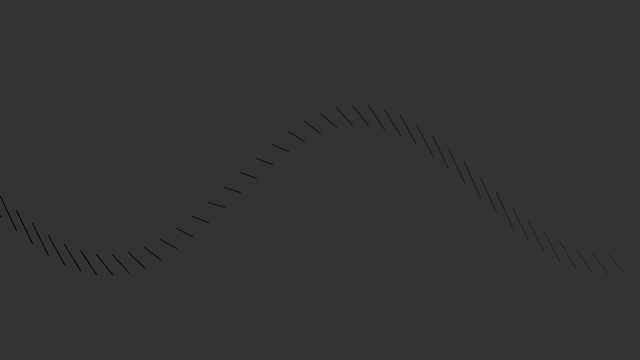
Frame 1 (no input)
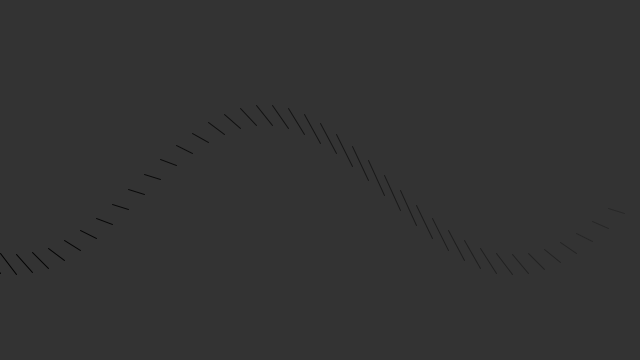
Frame 60 (the mouse pressed at the canvas centre just before this capture)
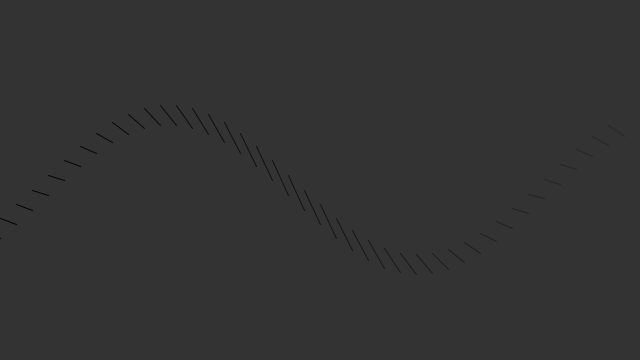
Frame 120 (the mouse held since frame 60 and released just before this capture)

The Processing sketch that drew these frames (run headless with seeded random() and noise(); from frame 60 on, the mouse is pressed at the canvas centre):

// Processing sketch: sine_wavez
// ── sine_wavez.pde
int xspacing = 16;   // How far apart should each horizontal location be spaced
int w;              // Width of entire wave

float theta = 0.0;  // Start angle at 0
float amplitude = 75.0;  // Height of wave
float period = 500.0;  // How many pixels before the wave repeats
float dx;  // Value for incrementing X, a function of period and xspacing
float[] yvalues;  // Using an array to store height values for the wave

void setup() {
  size(640, 360);
  w = width+16;
  dx = (TWO_PI / period) * xspacing;
  println(dx);
  yvalues = new float[w/xspacing];
}

void draw() {
background(51);
  fill(255);
  calcWave();
  renderWave();
}

void calcWave() {
  // Increment theta (try different values for 'angular velocity' here
  theta += 0.02;

  // For every x value, calculate a y value with sine function
  float x = theta;
  for (int i = 0; i < yvalues.length; i++) {
    yvalues[i] = sin(x)*amplitude;
    x+=dx;
  }
}

void renderWave() {
  noStroke();
  fill(255);
  // A simple way to draw the wave with an ellipse at each location
  for (int x = 0; x < yvalues.length-1; x++) {
    
    stroke(x);
    line(x*xspacing-xspacing, height/2+yvalues[x], x*xspacing, height/2+yvalues[x+1]+20*cos(radians(frameCount*.05)));
  }
}
